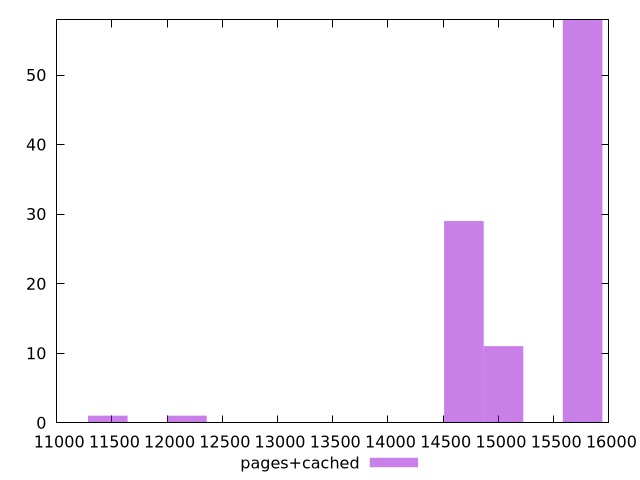

Recreate this plot in gnuplot.
$_pagesCached <<EOF
12179.860481766824 1
11463.398100486422 1
15045.710006888428 11
15762.17238816883 58
14687.478816248227 29
EOF
set key outside below
set terminal pngcairo
set output "report_00004_2020-11-02T20-21-41.718Z/largest-contentful-paint/pages+cached//raw_hist.png"
set yrange [0:58]
set boxwidth 358.2311906402007
set style fill transparent solid 0.5 noborder
plot $_pagesCached title "pages+cached" with boxes ,
